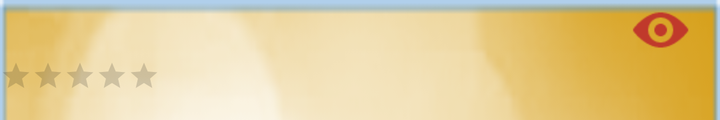
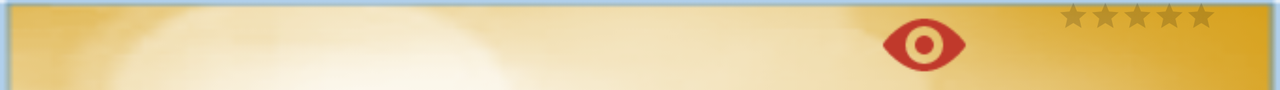

First picture: res/layout/ on a phone held upright. Second picture: the repository's own variant of that layout, on a device whose configuration matches the variant's folder. Source for both follows.
<!-- AndroidManifest.xml: application theme AppTheme -->
<!-- res/layout/single_movie.xml -->
<?xml version="1.0" encoding="utf-8"?>
<LinearLayout xmlns:android="http://schemas.android.com/apk/res/android"
    xmlns:app="http://schemas.android.com/apk/res-auto"
    android:orientation="vertical" android:layout_width="match_parent"
    android:weightSum="2"
    android:layout_height="@dimen/app_list_row_height">

    <LinearLayout
        android:orientation="horizontal"
        android:layout_width="match_parent"
        android:layout_height="@dimen/app_list_row_title_height"
        android:weightSum="8"
        android:layout_weight="1"
        android:longClickable="true">

        <TextView
            android:layout_width="0dp"
            android:layout_height="match_parent"
            android:id="@+id/movieTV"
            android:textSize="@dimen/app_txt_size"
            android:ellipsize="end"
            android:layout_margin="2dp"
            android:layout_weight="7"
            android:layout_gravity="top"
            android:focusable="false"
            android:focusableInTouchMode="false"
            android:singleLine="true" />

        <ImageView
            android:layout_width="0dp"
            android:layout_height="match_parent"
            app:srcCompat="@drawable/visible"
            android:id="@+id/watchedIV"
            android:layout_weight="1"
            android:scaleType="fitStart"
            android:focusable="false"
            android:focusableInTouchMode="false"/>

    </LinearLayout>

    <LinearLayout
        android:orientation="vertical"
        android:layout_width="wrap_content"
        android:layout_height="@dimen/app_list_row_subtitle_height"
        android:layout_weight="1">

        <RatingBar
            android:id="@+id/movieRB"
            style="@style/MovieLib.RatingBar.Small"
            android:layout_width="wrap_content"
            android:layout_height="match_parent"
            android:maxHeight="@dimen/app_list_row_subtitle_height"
            android:minHeight="@dimen/app_list_row_subtitle_height"
            android:isIndicator="true"
            android:focusable="false"
            android:focusableInTouchMode="false" />
    </LinearLayout>

</LinearLayout>
<!-- resources referenced by this layout -->
<resources>
  <dimen name="app_list_row_height">60dp</dimen>
  <dimen name="app_list_row_subtitle_height">30dp</dimen>
  <dimen name="app_list_row_title_height">30dp</dimen>
  <dimen name="app_txt_size">18sp</dimen>
  <!-- drawable visible: png bitmap (drawable, 1010 bytes) -->
  <!-- from res/values-v23/ -->
  <style name="MovieLib.RatingBar.Small" parent="Widget.AppCompat.RatingBar.Small">
                  <item name="android:progressTint">@color/colorAccent</item>
                  <item name="android:stepSize">1</item>
                  <item name="android:numStars">5</item>
          </style>
  <!-- from res/values-v23/ -->
  <style name="AppTheme" parent="Theme.AppCompat.Light">
                  
                  <item name="colorPrimary">@color/colorPrimary</item>
                  <item name="colorPrimaryDark">@color/colorPrimaryDark</item>
                  <item name="colorAccent">@color/colorAccent</item>
                  <item name="android:windowBackground">@drawable/mylibbg</item>
                  <item name="android:textColorPrimary">@color/itemTxtColor</item>
                  <item name="android:textColor">@color/itemTxtColor</item>
                  <item name="android:textSize">@dimen/app_txt_size</item>
                  <item name="android:actionMenuTextColor">@color/colorAccent</item>
                  <item name="actionMenuTextColor">@color/colorAccent</item>
          </style>
  <color name="colorAccent">#c0392b</color>
  <color name="colorPrimary">#d69c20</color>
  <color name="colorPrimaryDark">#8e6611</color>
  <!-- drawable mylibbg: png bitmap (drawable, 71957 bytes) -->
  <color name="itemTxtColor">#114f75</color>
</resources>
<!-- res/layout-land/single_movie.xml (the repository's variant of the layout above) -->
<!-- drawn on the phone turned sideways -->
<?xml version="1.0" encoding="utf-8"?>
<LinearLayout xmlns:android="http://schemas.android.com/apk/res/android"
    xmlns:app="http://schemas.android.com/apk/res-auto"
    xmlns:tools="http://schemas.android.com/tools"
    android:orientation="horizontal" android:layout_width="match_parent"
    android:weightSum="9"
    android:layout_height="@dimen/app_list_row_land_height"
    android:focusable="false"
    android:focusableInTouchMode="false">

    <TextView
        android:layout_width="0dp"
        android:layout_height="match_parent"
        android:id="@+id/movieTV"
        android:textSize="@dimen/app_txt_size"
        android:ellipsize="end"
        android:layout_weight="6"
        android:layout_gravity="top"
        android:focusable="false"
        android:focusableInTouchMode="false"
        android:singleLine="true" />

    <ImageView
        android:layout_width="0dp"
        android:layout_height="match_parent"
        app:srcCompat="@drawable/visible"
        android:id="@+id/watchedIV"
        android:layout_weight="1"
        android:scaleType="centerInside"
        android:focusable="false"
        android:focusableInTouchMode="false"/>

    <LinearLayout
        android:orientation="vertical"
        android:layout_width="0dp"
        android:layout_height="match_parent"
        android:layout_weight="2"
        android:focusable="false"
        android:focusableInTouchMode="false"
        android:fitsSystemWindows="false">

        <RatingBar
            android:id="@+id/movieRB"
            style="@style/MovieLib.RatingBar.Small"
            android:layout_height="match_parent"
            android:minHeight="@dimen/app_list_row_title_height"
            android:isIndicator="true"
            android:focusable="false"
            android:focusableInTouchMode="false"
            android:layout_gravity="center|center_vertical"
            android:layout_width="wrap_content"
            android:numStars="5"
            android:stepSize="1"
            android:maxHeight="@dimen/app_list_row_land_height" />
    </LinearLayout>

</LinearLayout>
<!-- resources referenced by the variant -->
<!-- as the phone turned sideways resolves them -->
<resources>
  <dimen name="app_list_row_land_height">45dp</dimen>
  <dimen name="app_list_row_title_height">30dp</dimen>
  <dimen name="app_txt_size">18sp</dimen>
  <!-- drawable visible: png bitmap (drawable, 1010 bytes) -->
  <!-- from res/values-v23/ -->
  <style name="MovieLib.RatingBar.Small" parent="Widget.AppCompat.RatingBar.Small">
                  <item name="android:progressTint">@color/colorAccent</item>
                  <item name="android:stepSize">1</item>
                  <item name="android:numStars">5</item>
          </style>
  <!-- from res/values-v23/ -->
  <style name="AppTheme" parent="Theme.AppCompat.Light">
                  
                  <item name="colorPrimary">@color/colorPrimary</item>
                  <item name="colorPrimaryDark">@color/colorPrimaryDark</item>
                  <item name="colorAccent">@color/colorAccent</item>
                  <item name="android:windowBackground">@drawable/mylibbg</item>
                  <item name="android:textColorPrimary">@color/itemTxtColor</item>
                  <item name="android:textColor">@color/itemTxtColor</item>
                  <item name="android:textSize">@dimen/app_txt_size</item>
                  <item name="android:actionMenuTextColor">@color/colorAccent</item>
                  <item name="actionMenuTextColor">@color/colorAccent</item>
          </style>
  <color name="colorAccent">#c0392b</color>
  <color name="colorPrimary">#d69c20</color>
  <color name="colorPrimaryDark">#8e6611</color>
  <!-- drawable mylibbg: png bitmap (drawable, 71957 bytes) -->
  <color name="itemTxtColor">#114f75</color>
</resources>
